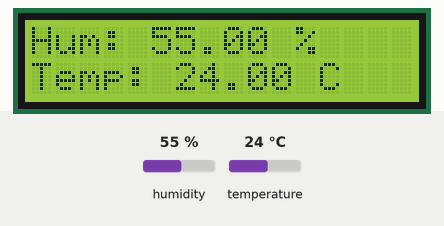
Recording of a sketch running on a simulated Arduino Uno, built with avr-gcc and run on an emulated ATmega328P. On the bench: 16×2 character LCD. The inputs (shaded band) are chosen by the test bench; at power-on: humidity 55 %, temperature 24 °C.

Above: at 1.2 s.
1.3 s: humidity set to 22 %
At 2.7 s:
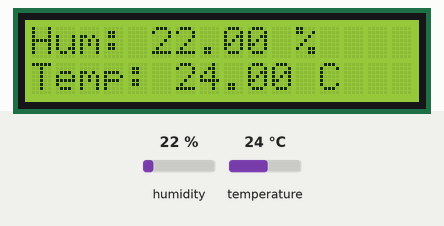
4.1 s: temperature set to 12 °C
At 4.7 s:
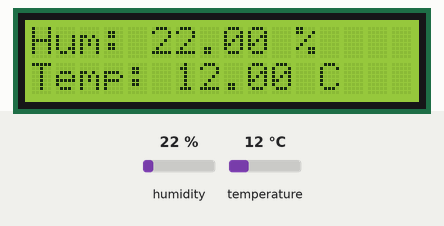
6.9 s: humidity set to 40 %
At 8.7 s:
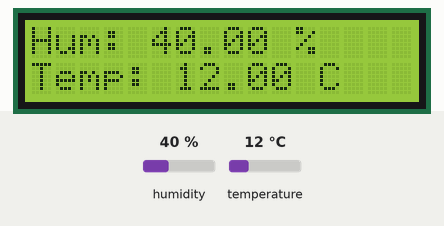
9.9 s: temperature set to 19 °C
At 11.9 s:
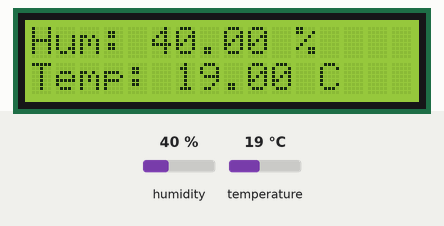
Timing chart, 0 to 13.4 s (numbered marks = the images above; inputs shaded):
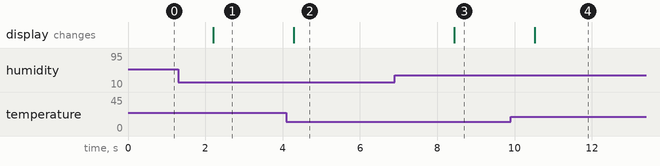

The sketch:

LCD___DHT11.ino
```cpp
#include <Wire.h>
#include <LiquidCrystal_I2C.h>
#include <DHT.h>
#define DHTPIN 2
#define DHTTYPE DHT11

DHT dht(DHTPIN, DHTTYPE);
LiquidCrystal_I2C lcd(0x27, 16, 2);

void setup() {
  lcd.init();
  dht.begin();
  lcd.backlight();
  lcd.print("Hello, world!");
}

void loop() {
  lcd.clear();
  float h = dht.readHumidity();
  float t = dht.readTemperature();
  lcd.print("Hum: ");
  lcd.print(h);
  lcd.print(" %");
  lcd.setCursor(0, 1);
  lcd.print("Temp: ");
  lcd.print(t);
  lcd.print(" C");
  delay(1000);
}
```

Measured:
- after the input at 1.3 s, the display: changes after 0.90 s (image 1)
- after the input at 4.1 s, the display: changes after 0.18 s (image 2)
- after the input at 6.9 s, the display: changes after 1.5 s (image 3)
- after the input at 9.9 s, the display: changes after 0.62 s (image 4)
